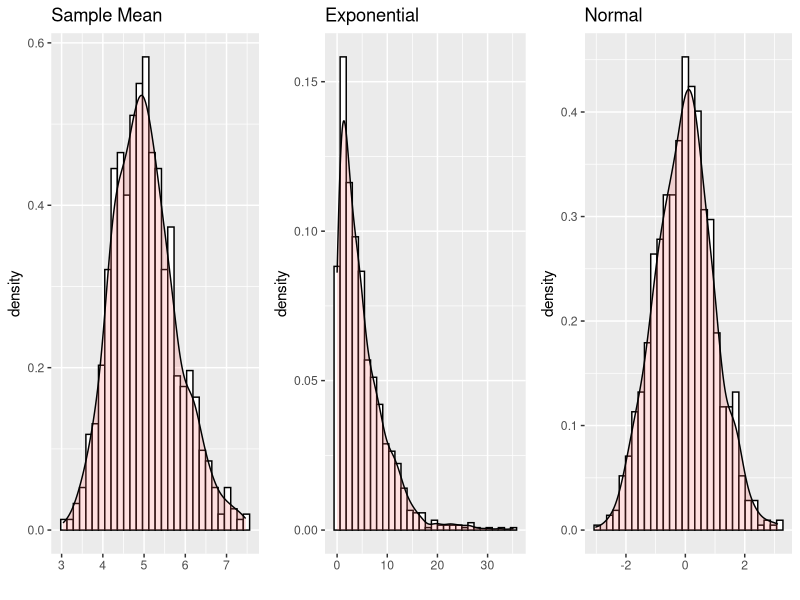

This chart was generated by the following R code:
## ---- chunk 1
knitr::opts_chunk$set(echo=TRUE, message = FALSE, warning= FALSE)

## ---- chunk 2
#Create matrix with dimensions 40 by 1000 filled with exponentialy 
#distributed data and find the mean for each simulation:
n<- 40
simulations <- 1000
lambda<-.2
mu<- apply(matrix(data =rexp(n*simulations, rate= lambda), 
                  nrow=n, ncol=simulations), 2, mean)

## ---- chunk 3
#Calculate sample mean versus theoretical mean:
smean<- mean(apply(matrix(data =rexp(n*1000, rate= lambda), 
                          nrow=n, ncol=simulations), 2, mean))
tmean<- 1/lambda
## ---- chunk 4
tmean 
## ---- chunk 5
smean 
## ---- chunk 6
#Calculate sample varience versus theoretical varience :
ssdt<- sd(apply(matrix(data =rexp(n*1000, rate= lambda), 
                       nrow=n, ncol=simulations), 2, mean))
tsdt<- (1/lambda)/sqrt(n)
## ---- chunk 7
tsdt
## ---- chunk 8
ssdt 
## ---- chunk 9
#open libraries ggplot2 and gridExtra:
library(ggplot2)
library(gridExtra)

#create density histogram for sample means
g1<- ggplot(data=data.frame(mu), aes(mu))+
    geom_histogram(aes(y = ..density..), colour="black", fill="white") +
    geom_density(alpha = 0.2, fill = "#FF6666")+
    labs(title="Sample Mean", x="")

#create density histogram for distribution variable example:
expvar<- rexp(simulations, rate =.2)
g2<- ggplot(data=data.frame(expvar), aes(expvar))+
    geom_histogram(aes(y = ..density..), colour="black", fill="white")+
    geom_density(alpha = 0.2, fill = "#FF6666")+
    labs(title="Exponential", x="")

#create density histogram for normal distribution example:
randvar<- rnorm(simulations)
g3<- ggplot(data=data.frame(randvar), aes(randvar))+
    geom_histogram(aes(y = ..density..), colour="black", fill="white")+
    geom_density(alpha = 0.2, fill = "#FF6666")+ 
    labs(title="Normal", x="")

#arrange all three graphs on one page 
grid.arrange(g1, g2, g3, nrow = 1)
